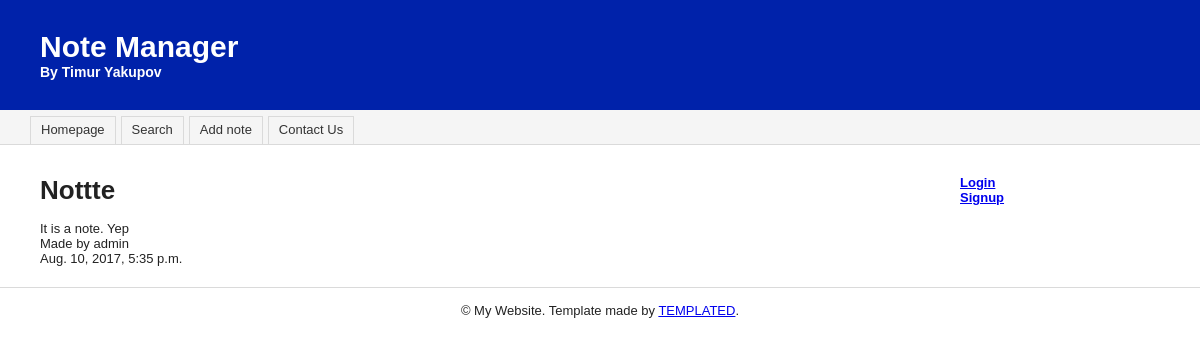
Page /note_manager/4/ on the committed database.
### note_manager/models.py (models this page shows, shortened)
@python_2_unicode_compatible
class Note(models.Model):
    note_header = models.CharField(max_length=30)
    note_body = models.CharField(max_length=200)
    pub_date = models.DateTimeField('date published')
    category = models.ForeignKey(Category, on_delete=models.CASCADE)
    user = models.ForeignKey(User, on_delete=models.CASCADE)
    def was_published_recently(self):
        now = timezone.now()
        return now - datetime.timedelta(days=1) <= self.pub_date <= now
    was_published_recently.admin_order_field = 'pub_date'
    was_published_recently.boolean = True
    was_published_recently.short_description = 'Published recently?'

### note_manager/views.py (the view)
# urls.py: url(r'^(?P<pk>[0-9]+)/$', views.detail_view, name='detail'),
def detail_view(request, pk):
    if request.method == 'POST':
        elem = get_object_or_404(Note, id=pk)
        elem.delete()
        return HttpResponseRedirect('/note_manager')
    else:
        elem = get_object_or_404(Note, id=pk)
        return render(request, 'note_manager/detail.html', {'note': elem})

### note_manager/templates/note_manager/detail.html (shortened to what this page needs)
{% extends 'note_manager/base.html' %}
{% block content %}
<h1>{{ note.note_header |safe}}</h1>
<br>
{{note.note_body|safe}}
<br>
Made by {{note.user}}
<br>
{{note.pub_date}}
{% endblock %}

### note_manager/static/note_manager/style.css (style rules this page uses)
* { margin: 0px; }
body { font-family: verdana, helvetica, sans-serif; font-size: 13px; padding: 0px; background-color: #ffffff; color: #222222; }

### rows in the picture
Note: note_header "Nottte", note_body "It is a note. Yep", user "admin", pub_date "Aug. 10, 2017, 5:35 p.m."
